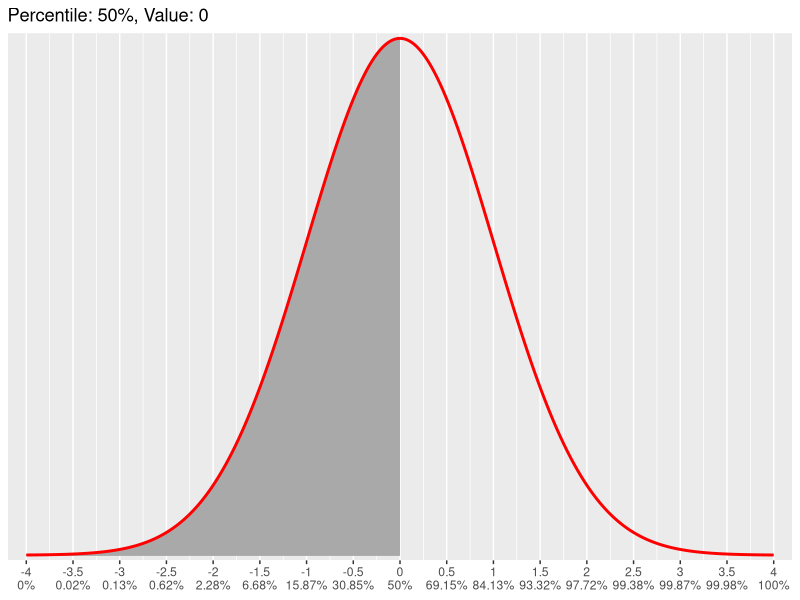
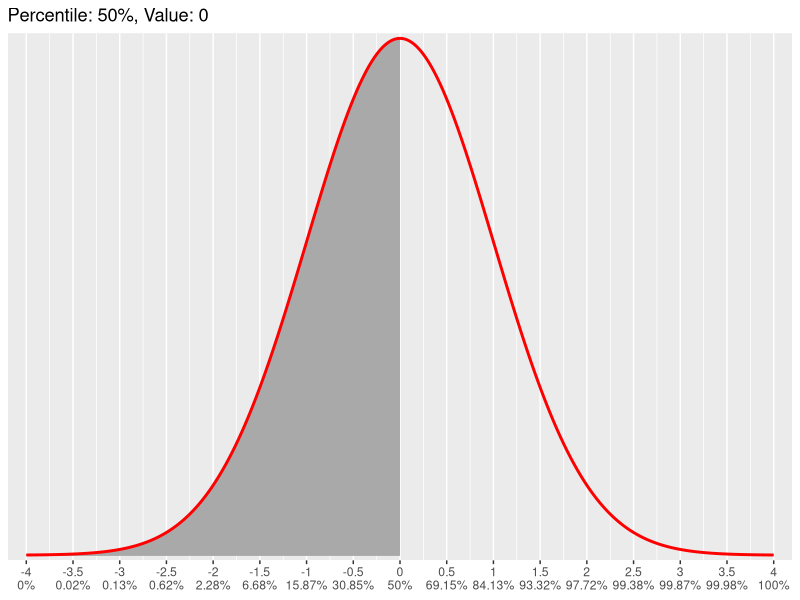
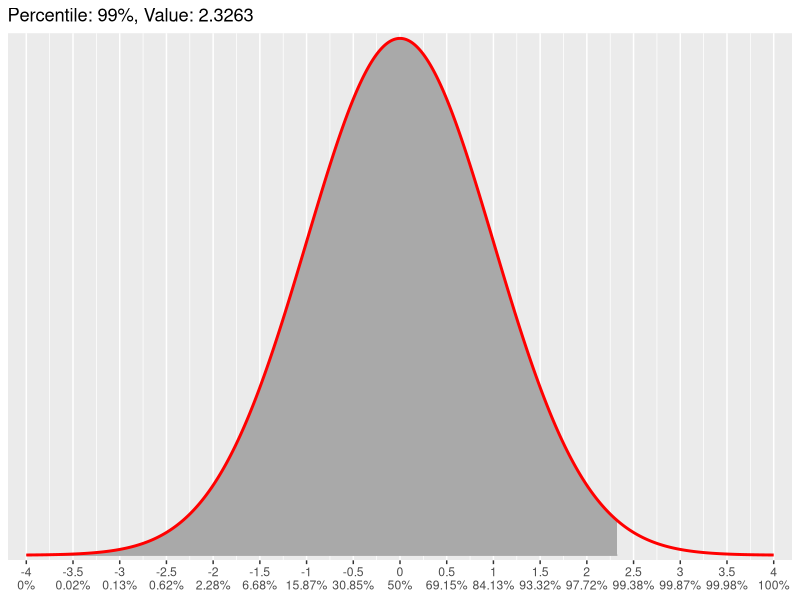
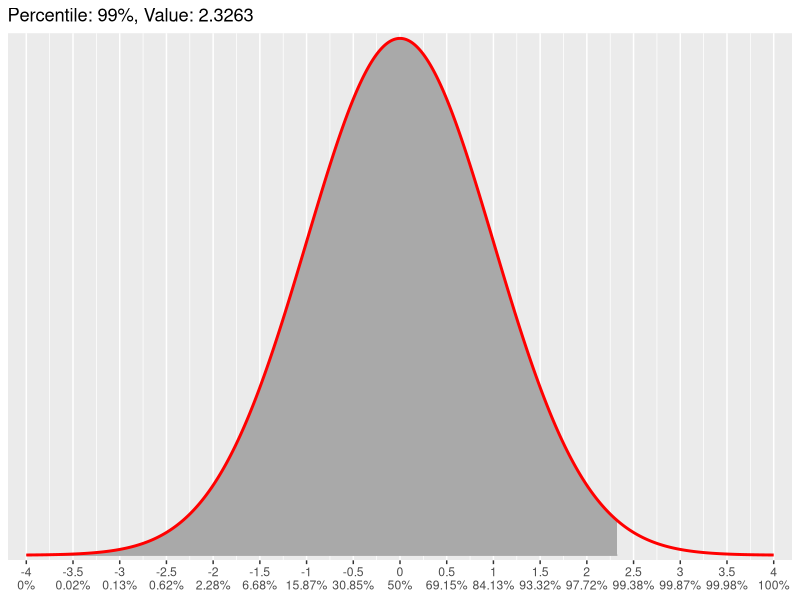
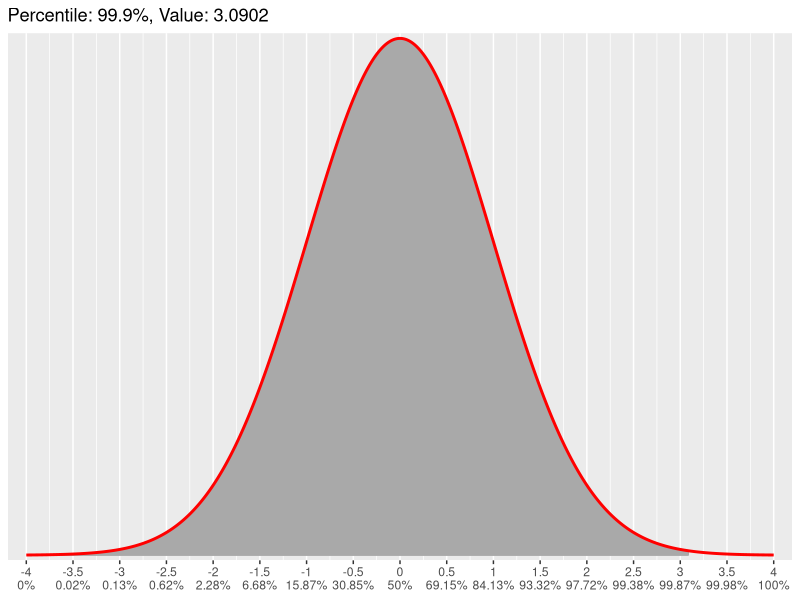
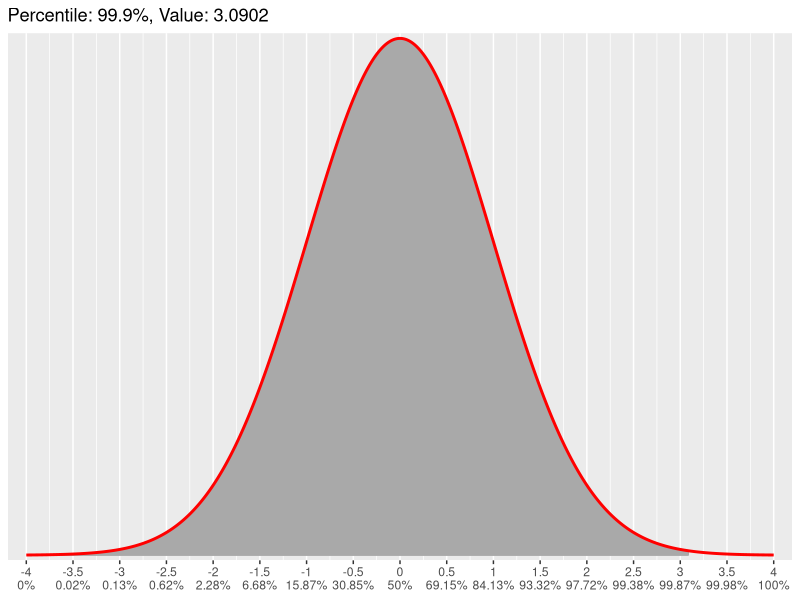
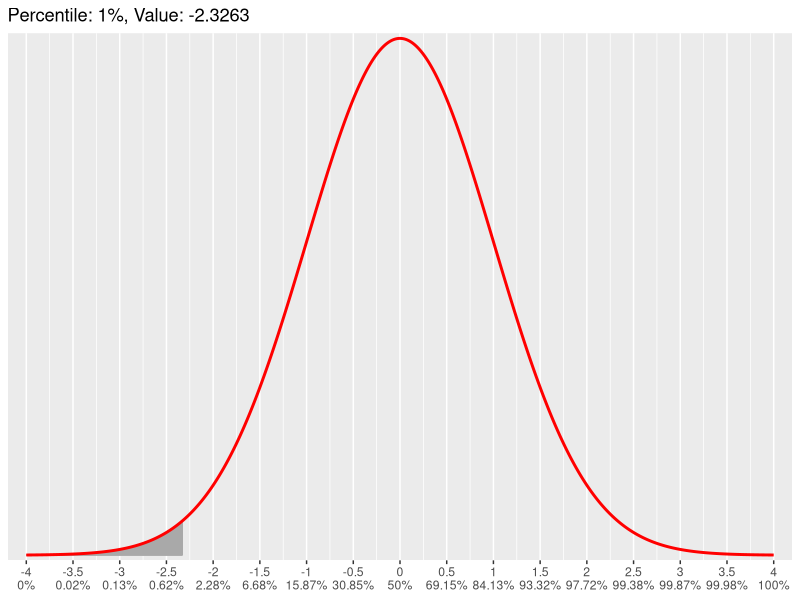
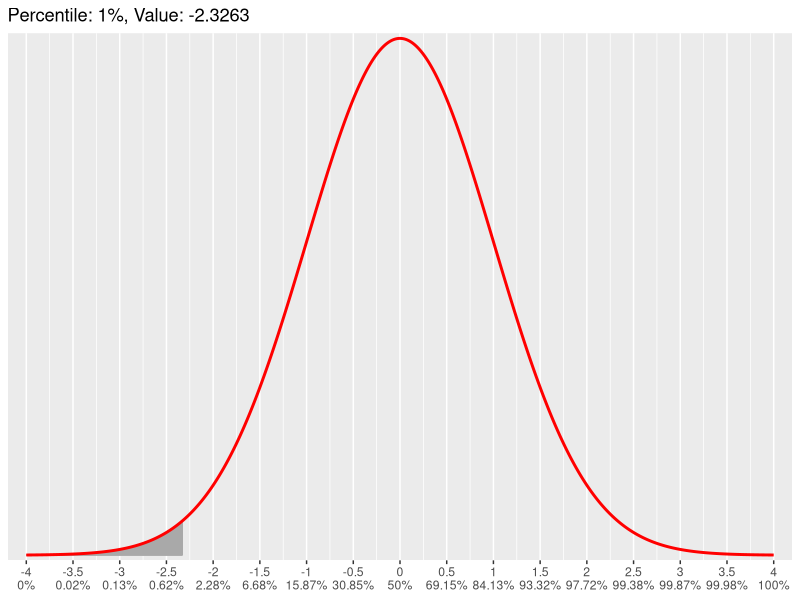

Here is the R script that generated these plots, in order:
library(ggplot2)

if (interactive()) {
		setwd("E:/Users/Jim/My Documents/OCC/@Reviews/Serious Statistics and Scripts/Graphs")
} else {
	pdf(NULL)
}

labelPer = function(x) paste0(x, "\n", round(pnorm(x)*100, 2), "%")

QPLOT = function(quan){
	ggplot(data = data.frame(x = c(-10, 10)), aes(x)) + ggtitle(paste0("Percentile: ", quan*100, "%, Value: ", round(qnorm(quan), 4))) + 
	stat_function(fun = dnorm, n = 1001, xlim=c(-10, qnorm(quan)), geom="area", fill = "darkgrey", color = "darkgrey") + 
	stat_function(fun = dnorm, n = 1001, color = "red", size = 1) + 
	scale_x_continuous(breaks = seq(-5, 5, 0.5), labels = labelPer, limits = c(-4, 4), expand = c(0, 0.2), name = NULL) + 
	scale_y_continuous(breaks = NULL, expand = c(0.01, 0), name = NULL)

	ggsave(filename=paste0("Quantile Example - ", quan, ".pdf"), width=8, height=8)
	ggsave(filename=paste0("Quantile Example - ", quan, ".png"), width=8, height=8, dpi=300)
}

QPLOT(0.5)

QPLOT(0.99)
QPLOT(0.999)

QPLOT(0.01)
QPLOT(0.001)